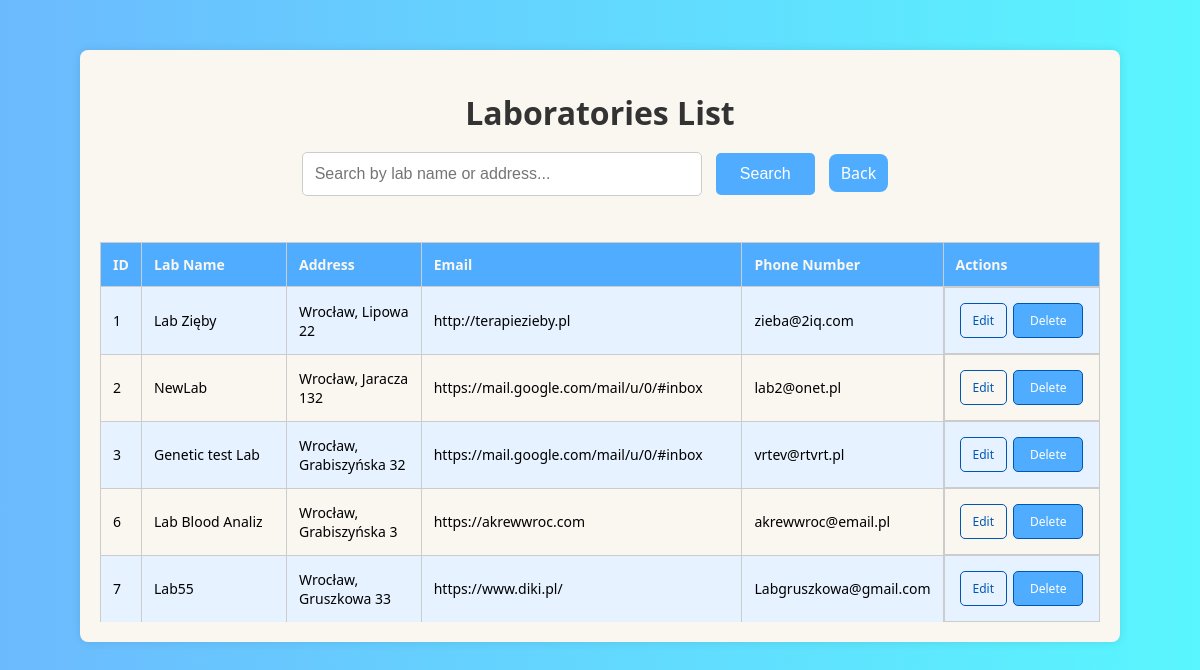
Page /laboratories/ on the committed database.
### projekty/models.py (models this page shows, shortened)
class Laboratories(models.Model):
    lab_name = models.CharField(max_length=30)
    adress = models.CharField(max_length=100)
    web_adress = models.URLField(max_length=100)
    mail = models.EmailField(max_length=40)

### projekty/views.py (the view)
# urls.py: path('laboratories/', views.laboratories_list, name='laboratory_list'),
def laboratories_list(request):
    laboratories = Laboratories.objects.all()
    query = request.GET.get('q')
    if query:
        laboratories = laboratories.filter(
            Q(lab_name__icontains=query) | Q(adress__icontains=query)
        )
    return render(request, 'laboratory_list.html', {'laboratories': laboratories, 'query': query})

### templates/laboratory_list.html (shortened to what this page needs)
<!DOCTYPE html>
<html lang="en">
<head>
</head>
<body>
    <div class="table-container">
        <h1>Laboratories List</h1>
        <form action="{% url 'laboratory_list' %}" method="get" class="form-container">
            <input type="text" name="q" value="{{ request.GET.q }}" placeholder="Search by lab name or address..." style="padding: 12px; font-size: 16px; width: 60%; max-width: 400px;">
            <button type="submit" style="padding: 12px 24px; font-size: 16px;">Search</button>
            <a class="link" href="{% url 'choose_Dane' %}">Back</a>
        </form>
        <div class="table-scroll">
            <table>
                <thead>
                    <tr>
                        <th>ID</th>
                        <th>Lab Name</th>
                        <th>Address</th>
                        <th>Email</th>
                        <th>Phone Number</th>
                        <th>Actions</th>
                    </tr>
                </thead>
                <tbody>
                    {% for laboratory in laboratories %}
                    <tr>
                        <td>{{ laboratory.id}}</td>
                        <td>{{ laboratory.lab_name }}</td>
                        <td>{{ laboratory.adress }}</td>
                        <td>{{ laboratory.web_adress }}</td>
                        <td>{{ laboratory.mail }}</td>
                        <td class="actions">
                            <a href="{% url 'upd_lab' laboratory.id %}">Edit</a>
                            <form action="{% url 'del_lab' laboratory.id %}" method="post" class="delete-form">
                                <button type="submit" onclick="return confirm('Are you sure you want to delete this record?')">Delete</button>
                            </form>
                        </td>
                    </tr>
                    {% empty %}
                    <tr>
                        <td colspan="5">No laboratories found</td>
                    </tr>
                    {% endfor %}
                </tbody>
            </table>
        </div>
    </div>
</body>
</html>

### templates/laboratory_list.html (style rules this page uses)
body { font-family: 'Segoe UI', Tahoma, Geneva, Verdana, sans-serif; background: linear-gradient(to right, #4facfed5 0%, #00f1fea6 100%); margin: 0; padding: 0; display: flex; flex-direction: column; align-items: center; min-height: 100vh; }
.table-container { background-color: #faf6f0; padding: 20px; border-radius: 8px; box-shadow: 0 0 10px rgba(0, 0, 0, 0.1); text-align: center; width: 90%; max-width: 1000px; overflow-x: auto; margin-top: 50px; }
h1 { color: #333; margin-bottom: 10px; }
form { margin-bottom: 20px; }
form input[type=text] { padding: 10px; font-size: 16px; border: 1px solid #ccc; border-radius: 5px; box-sizing: border-box; width: 50%; max-width: 300px; }
form button { padding: 10px 20px; font-size: 16px; background-color: #4facfe; color: #fff; border: none; border-radius: 5px; cursor: pointer; transition: background-color 0.3s ease; margin-left: 10px; }
.table-scroll { overflow-x: auto; max-height: 400px; margin-top: 10px; }
table { width: 100%; border-collapse: collapse; margin-top: 20px; }
th, td { border: 1px solid #ccc; padding: 12px; text-align: left; font-size: 14px; }
th { background-color: #4facfe; color: #faf6f0; }
tr:nth-child(even) { background-color: #faf6f0; }
tr:nth-child(odd) { background-color: #e6f2ff; }
.actions { display: flex; justify-content: center; align-items: center; }
.actions a, .actions button { margin: 3px; padding: 8px 12px; font-size: 12px; text-decoration: none; color: #0056b3; border: 1px solid #0056b3; border-radius: 5px; background-color: transparent; cursor: pointer; transition: background-color 0.3s, color 0.3s; font-family: 'Segoe UI', Tahoma, Geneva, Verdana, sans-serif; display: inline-block; }
.actions button { background-color: #4facfe; color: #fff; padding: 8px 16px; }
.delete-form { margin: 0; }
.link { display: inline-block; margin: 10px; text-decoration: none; color: #ffffff; padding: 8px 12px; background-color: #4facfe; border-radius: 8px; transition: background-color 0.3s ease; font-weight: normal; }

### rows in the picture
Laboratories: id "1", lab_name "Lab Zięby", adress "Wrocław, Lipowa 22", web_adress "http://terapiezieby.pl", mail "zieba@2iq.com"
Laboratories: id "2", lab_name "NewLab", adress "Wrocław, Jaracza 132", web_adress "https://mail.google.com/mail/u/0/#inbox", mail "lab2@onet.pl"
Laboratories: id "3", lab_name "Genetic test Lab", adress "Wrocław, Grabiszyńska 32", web_adress "https://mail.google.com/mail/u/0/#inbox", mail "vrtev@rtvrt.pl"
Laboratories: id "6", lab_name "Lab Blood Analiz", adress "Wrocław, Grabiszyńska 3", web_adress "https://akrewwroc.com", mail "akrewwroc@email.pl"
Laboratories: id "7", lab_name "Lab55", adress "Wrocław, Gruszkowa 33", web_adress "https://www.diki.pl/", mail "Labgruszkowa@gmail.com"
